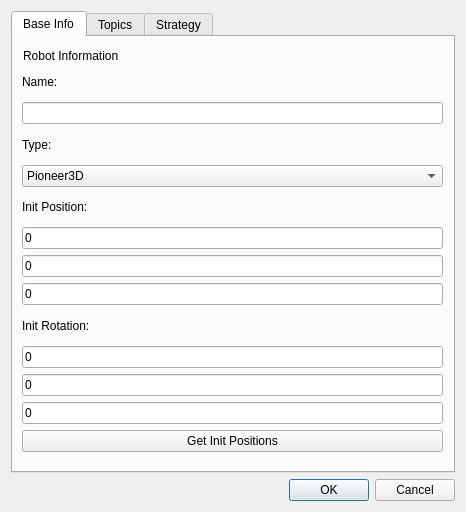
<?xml version="1.0" encoding="UTF-8"?>
<ui version="4.0">
 <class>AddRobot</class>
 <widget class="QDialog" name="AddRobot">
  <property name="geometry">
   <rect>
    <x>0</x>
    <y>0</y>
    <width>466</width>
    <height>512</height>
   </rect>
  </property>
  <property name="windowTitle">
   <string>Setup New Robot</string>
  </property>
  <layout class="QGridLayout" name="gridLayout">
   <item row="0" column="0">
    <widget class="QTabWidget" name="tabWidget">
     <property name="currentIndex">
      <number>0</number>
     </property>
     <widget class="QWidget" name="baseInfoTab">
      <attribute name="title">
       <string>Base Info</string>
      </attribute>
      <widget class="QLabel" name="label">
       <property name="geometry">
        <rect>
         <x>10</x>
         <y>10</y>
         <width>361</width>
         <height>17</height>
        </rect>
       </property>
       <property name="text">
        <string>Robot Information</string>
       </property>
      </widget>
      <widget class="QWidget" name="formLayoutWidget">
       <property name="geometry">
        <rect>
         <x>9</x>
         <y>30</y>
         <width>421</width>
         <height>385</height>
        </rect>
       </property>
       <layout class="QGridLayout" name="gridLayout_2">
        <property name="leftMargin">
         <number>0</number>
        </property>
        <property name="topMargin">
         <number>0</number>
        </property>
        <property name="rightMargin">
         <number>0</number>
        </property>
        <property name="bottomMargin">
         <number>0</number>
        </property>
        <property name="horizontalSpacing">
         <number>6</number>
        </property>
        <item row="2" column="0">
         <widget class="QLabel" name="typeLabel">
          <property name="text">
           <string>Type:</string>
          </property>
         </widget>
        </item>
        <item row="9" column="0">
         <widget class="QLineEdit" name="initRotXLineEdit">
          <property name="inputMask">
           <string/>
          </property>
          <property name="text">
           <string>0</string>
          </property>
         </widget>
        </item>
        <item row="5" column="0">
         <widget class="QLineEdit" name="initPosXLineEdit">
          <property name="inputMask">
           <string/>
          </property>
          <property name="text">
           <string>0</string>
          </property>
         </widget>
        </item>
        <item row="10" column="0">
         <widget class="QLineEdit" name="initRotYLineEdit">
          <property name="inputMask">
           <string/>
          </property>
          <property name="text">
           <string>0</string>
          </property>
         </widget>
        </item>
        <item row="7" column="0">
         <widget class="QLineEdit" name="initPosZLineEdit">
          <property name="inputMask">
           <string/>
          </property>
          <property name="text">
           <string>0</string>
          </property>
         </widget>
        </item>
        <item row="3" column="0">
         <widget class="QComboBox" name="typeComboBox">
          <item>
           <property name="text">
            <string>Pioneer3D</string>
           </property>
          </item>
          <item>
           <property name="text">
            <string>Quadrator</string>
           </property>
          </item>
         </widget>
        </item>
        <item row="6" column="0">
         <widget class="QLineEdit" name="initPosYLineEdit">
          <property name="inputMask">
           <string/>
          </property>
          <property name="text">
           <string>0</string>
          </property>
         </widget>
        </item>
        <item row="4" column="0">
         <widget class="QLabel" name="initPosLabel">
          <property name="text">
           <string>Init Position:</string>
          </property>
         </widget>
        </item>
        <item row="1" column="0">
         <widget class="QLineEdit" name="nameLineEdit"/>
        </item>
        <item row="8" column="0">
         <widget class="QLabel" name="initRotLabel">
          <property name="frameShape">
           <enum>QFrame::NoFrame</enum>
          </property>
          <property name="text">
           <string>Init Rotation:</string>
          </property>
         </widget>
        </item>
        <item row="0" column="0">
         <widget class="QLabel" name="rgbCameraTopicLabel">
          <property name="text">
           <string>Name:</string>
          </property>
         </widget>
        </item>
        <item row="11" column="0">
         <widget class="QLineEdit" name="initRotZLineEdit">
          <property name="inputMask">
           <string/>
          </property>
          <property name="text">
           <string>0</string>
          </property>
         </widget>
        </item>
        <item row="12" column="0">
         <widget class="QPushButton" name="getPosPushButton">
          <property name="text">
           <string>Get Init Positions</string>
          </property>
         </widget>
        </item>
       </layout>
      </widget>
     </widget>
     <widget class="QWidget" name="topicsTab">
      <attribute name="title">
       <string>Topics</string>
      </attribute>
      <widget class="QLabel" name="topicsLabel">
       <property name="geometry">
        <rect>
         <x>10</x>
         <y>10</y>
         <width>361</width>
         <height>17</height>
        </rect>
       </property>
       <property name="text">
        <string>Robot Topics</string>
       </property>
      </widget>
      <widget class="QWidget" name="formLayoutWidget_3">
       <property name="geometry">
        <rect>
         <x>10</x>
         <y>30</y>
         <width>421</width>
         <height>291</height>
        </rect>
       </property>
       <layout class="QFormLayout" name="topicsLayout">
        <property name="rowWrapPolicy">
         <enum>QFormLayout::WrapAllRows</enum>
        </property>
        <property name="horizontalSpacing">
         <number>6</number>
        </property>
        <property name="leftMargin">
         <number>0</number>
        </property>
        <property name="topMargin">
         <number>0</number>
        </property>
        <property name="rightMargin">
         <number>0</number>
        </property>
        <property name="bottomMargin">
         <number>0</number>
        </property>
        <item row="0" column="0">
         <widget class="QLabel" name="RGBCameraTopicLabel">
          <property name="text">
           <string>RGB Camera Topic:</string>
          </property>
         </widget>
        </item>
        <item row="0" column="1">
         <widget class="QComboBox" name="rgbCameraComboBox">
          <property name="sizePolicy">
           <sizepolicy hsizetype="Expanding" vsizetype="Fixed">
            <horstretch>0</horstretch>
            <verstretch>0</verstretch>
           </sizepolicy>
          </property>
          <property name="maximumSize">
           <size>
            <width>16777215</width>
            <height>22</height>
           </size>
          </property>
          <property name="font">
           <font>
            <pointsize>10</pointsize>
           </font>
          </property>
          <property name="editable">
           <bool>true</bool>
          </property>
         </widget>
        </item>
        <item row="1" column="0">
         <widget class="QLabel" name="thermalCameraTopicLabel">
          <property name="text">
           <string>Thermal Camera Topic:</string>
          </property>
         </widget>
        </item>
        <item row="1" column="1">
         <widget class="QComboBox" name="thermalCameraComboBox">
          <property name="sizePolicy">
           <sizepolicy hsizetype="Expanding" vsizetype="Fixed">
            <horstretch>0</horstretch>
            <verstretch>0</verstretch>
           </sizepolicy>
          </property>
          <property name="maximumSize">
           <size>
            <width>16777215</width>
            <height>22</height>
           </size>
          </property>
          <property name="font">
           <font>
            <pointsize>10</pointsize>
           </font>
          </property>
          <property name="editable">
           <bool>true</bool>
          </property>
         </widget>
        </item>
        <item row="2" column="0">
         <widget class="QLabel" name="LaserScannerTopicLabel">
          <property name="text">
           <string>Laser Scanner Topic:</string>
          </property>
         </widget>
        </item>
        <item row="2" column="1">
         <widget class="QComboBox" name="laserScannerComboBox">
          <property name="sizePolicy">
           <sizepolicy hsizetype="Expanding" vsizetype="Fixed">
            <horstretch>0</horstretch>
            <verstretch>0</verstretch>
           </sizepolicy>
          </property>
          <property name="maximumSize">
           <size>
            <width>16777215</width>
            <height>22</height>
           </size>
          </property>
          <property name="font">
           <font>
            <pointsize>10</pointsize>
           </font>
          </property>
          <property name="editable">
           <bool>true</bool>
          </property>
         </widget>
        </item>
        <item row="3" column="0">
         <widget class="QLabel" name="odoTopicLabel">
          <property name="frameShape">
           <enum>QFrame::NoFrame</enum>
          </property>
          <property name="text">
           <string>Odometry Topic:</string>
          </property>
         </widget>
        </item>
        <item row="3" column="1">
         <widget class="QComboBox" name="odomtryComboBox">
          <property name="sizePolicy">
           <sizepolicy hsizetype="Expanding" vsizetype="Fixed">
            <horstretch>0</horstretch>
            <verstretch>0</verstretch>
           </sizepolicy>
          </property>
          <property name="maximumSize">
           <size>
            <width>16777215</width>
            <height>22</height>
           </size>
          </property>
          <property name="font">
           <font>
            <pointsize>10</pointsize>
           </font>
          </property>
          <property name="editable">
           <bool>true</bool>
          </property>
         </widget>
        </item>
        <item row="4" column="0">
         <widget class="QLabel" name="cmdTopicLabel">
          <property name="frameShape">
           <enum>QFrame::NoFrame</enum>
          </property>
          <property name="text">
           <string>Cmd_vel Topic:</string>
          </property>
         </widget>
        </item>
        <item row="4" column="1">
         <widget class="QLineEdit" name="cmdvelLineEdit"/>
        </item>
       </layout>
      </widget>
     </widget>
     <widget class="QWidget" name="strategyTab">
      <attribute name="title">
       <string>Strategy</string>
      </attribute>
      <widget class="QWidget" name="formLayoutWidget_2">
       <property name="geometry">
        <rect>
         <x>10</x>
         <y>20</y>
         <width>427</width>
         <height>361</height>
        </rect>
       </property>
       <layout class="QFormLayout" name="formLayout">
        <item row="0" column="0">
         <widget class="QLabel" name="navModelTopicLabel">
          <property name="text">
           <string>Navigation Model:</string>
          </property>
         </widget>
        </item>
        <item row="0" column="1">
         <layout class="QHBoxLayout" name="horizontalLayout">
          <item>
           <widget class="QRadioButton" name="nav1RadioButton">
            <property name="text">
             <string>Indoor</string>
            </property>
            <property name="checked">
             <bool>true</bool>
            </property>
            <attribute name="buttonGroup">
             <string notr="true">buttonGroup</string>
            </attribute>
           </widget>
          </item>
          <item>
           <widget class="QRadioButton" name="nav2RadioButton">
            <property name="text">
             <string>Outdoor</string>
            </property>
            <attribute name="buttonGroup">
             <string notr="true">buttonGroup</string>
            </attribute>
           </widget>
          </item>
         </layout>
        </item>
        <item row="1" column="0">
         <widget class="QLabel" name="joyTypeTopicLabel">
          <property name="text">
           <string>Joystick Type:</string>
          </property>
         </widget>
        </item>
        <item row="1" column="1">
         <layout class="QHBoxLayout" name="horizontalLayout_2">
          <item>
           <widget class="QRadioButton" name="logitechJoyRadioButton">
            <property name="text">
             <string>Logitech</string>
            </property>
            <property name="checked">
             <bool>true</bool>
            </property>
            <attribute name="buttonGroup">
             <string notr="true">buttonGroup_2</string>
            </attribute>
           </widget>
          </item>
          <item>
           <widget class="QRadioButton" name="xboxJoyButton">
            <property name="text">
             <string>XBOX</string>
            </property>
            <attribute name="buttonGroup">
             <string notr="true">buttonGroup_2</string>
            </attribute>
           </widget>
          </item>
         </layout>
        </item>
       </layout>
      </widget>
     </widget>
    </widget>
   </item>
   <item row="1" column="0">
    <widget class="QSplitter" name="splitter">
     <property name="orientation">
      <enum>Qt::Horizontal</enum>
     </property>
     <widget class="QDialogButtonBox" name="buttonBox">
      <property name="orientation">
       <enum>Qt::Horizontal</enum>
      </property>
      <property name="standardButtons">
       <set>QDialogButtonBox::Cancel|QDialogButtonBox::Ok</set>
      </property>
     </widget>
    </widget>
   </item>
  </layout>
 </widget>
 <resources/>
 <connections>
  <connection>
   <sender>buttonBox</sender>
   <signal>accepted()</signal>
   <receiver>AddRobot</receiver>
   <slot>accept()</slot>
   <hints>
    <hint type="sourcelabel">
     <x>248</x>
     <y>254</y>
    </hint>
    <hint type="destinationlabel">
     <x>157</x>
     <y>274</y>
    </hint>
   </hints>
  </connection>
  <connection>
   <sender>buttonBox</sender>
   <signal>rejected()</signal>
   <receiver>AddRobot</receiver>
   <slot>reject()</slot>
   <hints>
    <hint type="sourcelabel">
     <x>316</x>
     <y>260</y>
    </hint>
    <hint type="destinationlabel">
     <x>286</x>
     <y>274</y>
    </hint>
   </hints>
  </connection>
 </connections>
 <buttongroups>
  <buttongroup name="buttonGroup_2"/>
  <buttongroup name="buttonGroup"/>
 </buttongroups>
</ui>
